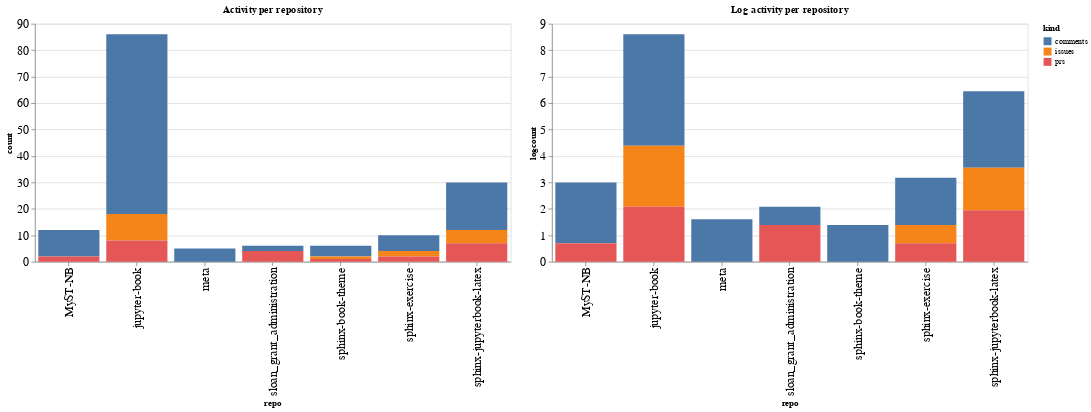

Write notebook code for a chart like this one.
### Code cell
ch1 = alt.Chart(repo_summaries, width=600, title="Activity per repository").mark_bar().encode(
    x='repo',
    y='count',
    color='kind',
    tooltip="kind"
)

ch2 = alt.Chart(repo_summaries, width=600, title="Log activity per repository").mark_bar().encode(
    x='repo',
    y='logcount',
    color='kind',
    tooltip="kind"
)

ch1 | ch2

### Figure 1 — Vega-Lite specification as saved in the notebook (floating-point values rounded to 4 significant figures)
{"config": {"axisLeft": {"labelFontSize": 15}, "axisBottom": {"labelFontSize": 15}}, "hconcat": [{"mark": "bar", "encoding": {"color": {"type": "nominal", "field": "kind"}, "tooltip": {"type": "nominal", "field": "kind"}, "x": {"type": "nominal", "field": "repo"}, "y": {"type": "quantitative", "field": "count"}}, "title": "Activity per repository", "width": 600}, {"mark": "bar", "encoding": {"color": {"type": "nominal", "field": "kind"}, "tooltip": {"type": "nominal", "field": "kind"}, "x": {"type": "nominal", "field": "repo"}, "y": {"type": "quantitative", "field": "logcount"}}, "title": "Log activity per repository", "width": 600}], "data": {"name": "data-1abf9efe740f3df23be5c2484d56b72f"}, "$schema": "https://vega.github.io/schema/vega-lite/v4.8.1.json", "datasets": {"data-1abf9efe740f3df23be5c2484d56b72f": [{"repo": "MyST-NB", "kind": "comments", "count": 10, "logcount": 2.303}, {"repo": "MyST-NB", "kind": "prs", "count": 2, "logcount": 0.6931}, {"repo": "jupyter-book", "kind": "comments", "count": 68, "logcount": 4.22}, {"repo": "jupyter-book", "kind": "issues", "count": 10, "logcount": 2.303}, {"repo": "jupyter-book", "kind": "prs", "count": 8, "logcount": 2.079}, {"repo": "meta", "kind": "comments", "count": 5, "logcount": 1.609}, {"repo": "sloan_grant_administration", "kind": "comments", "count": 2, "logcount": 0.6931}, {"repo": "sloan_grant_administration", "kind": "prs", "count": 4, "logcount": 1.386}, {"repo": "sphinx-book-theme", "kind": "comments", "count": 4, "logcount": 1.386}, {"repo": "sphinx-book-theme", "kind": "issues", "count": 1, "logcount": 0.0}, {"repo": "sphinx-book-theme", "kind": "prs", "count": 1, "logcount": 0.0}, {"repo": "sphinx-exercise", "kind": "comments", "count": 6, "logcount": 1.792}, {"repo": "sphinx-exercise", "kind": "issues", "count": 2, "logcount": 0.6931}, {"repo": "sphinx-exercise", "kind": "prs", "count": 2, "logcount": 0.6931}, {"repo": "sphinx-jupyterbook-latex", "kind": "comments", "count": 18, "logcount": 2.89}, {"repo": "sphinx-jupyterbook-latex", "kind": "issues", "count": 5, "logcount": 1.609}, {"repo": "sphinx-jupyterbook-latex", "kind": "prs", "count": 7, "logcount": 1.946}]}}
